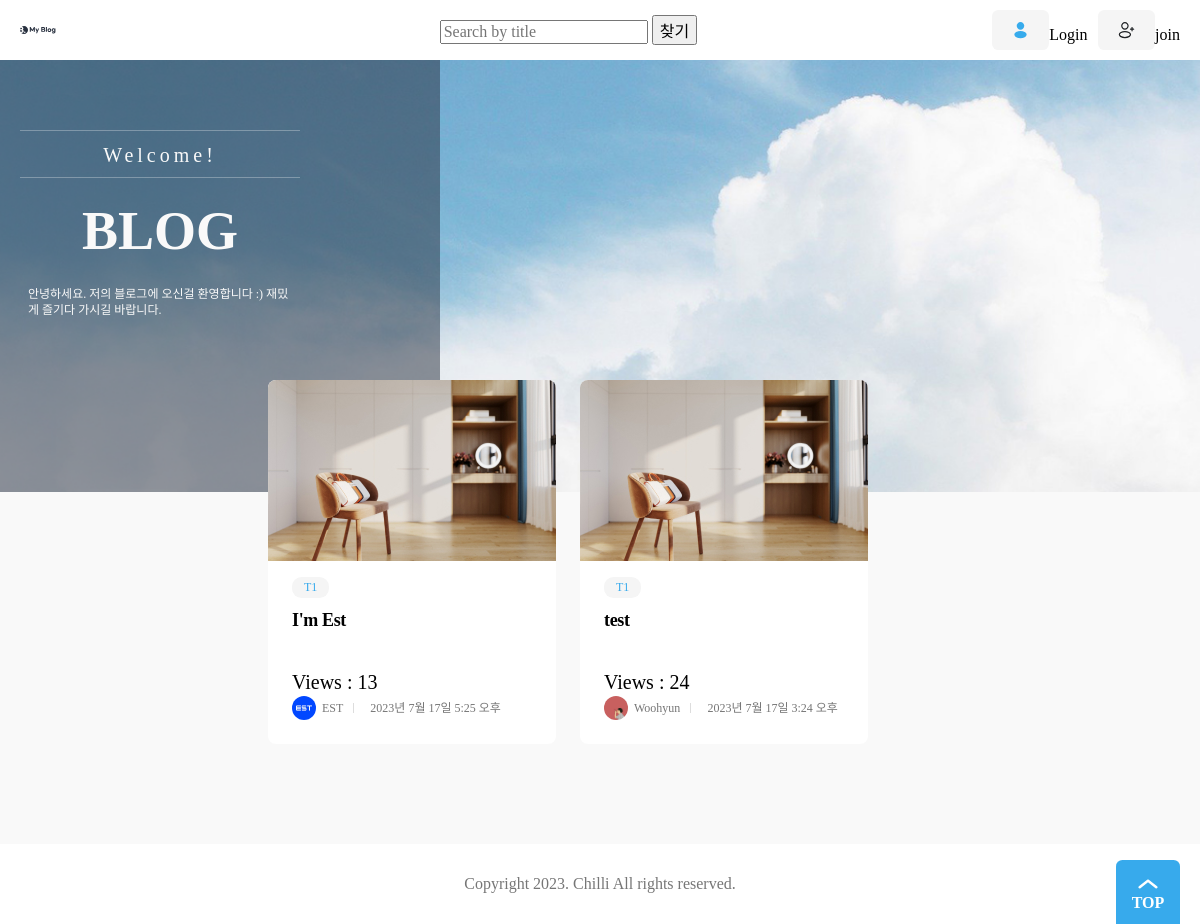
The page /blog/ on the database as committed earlier.
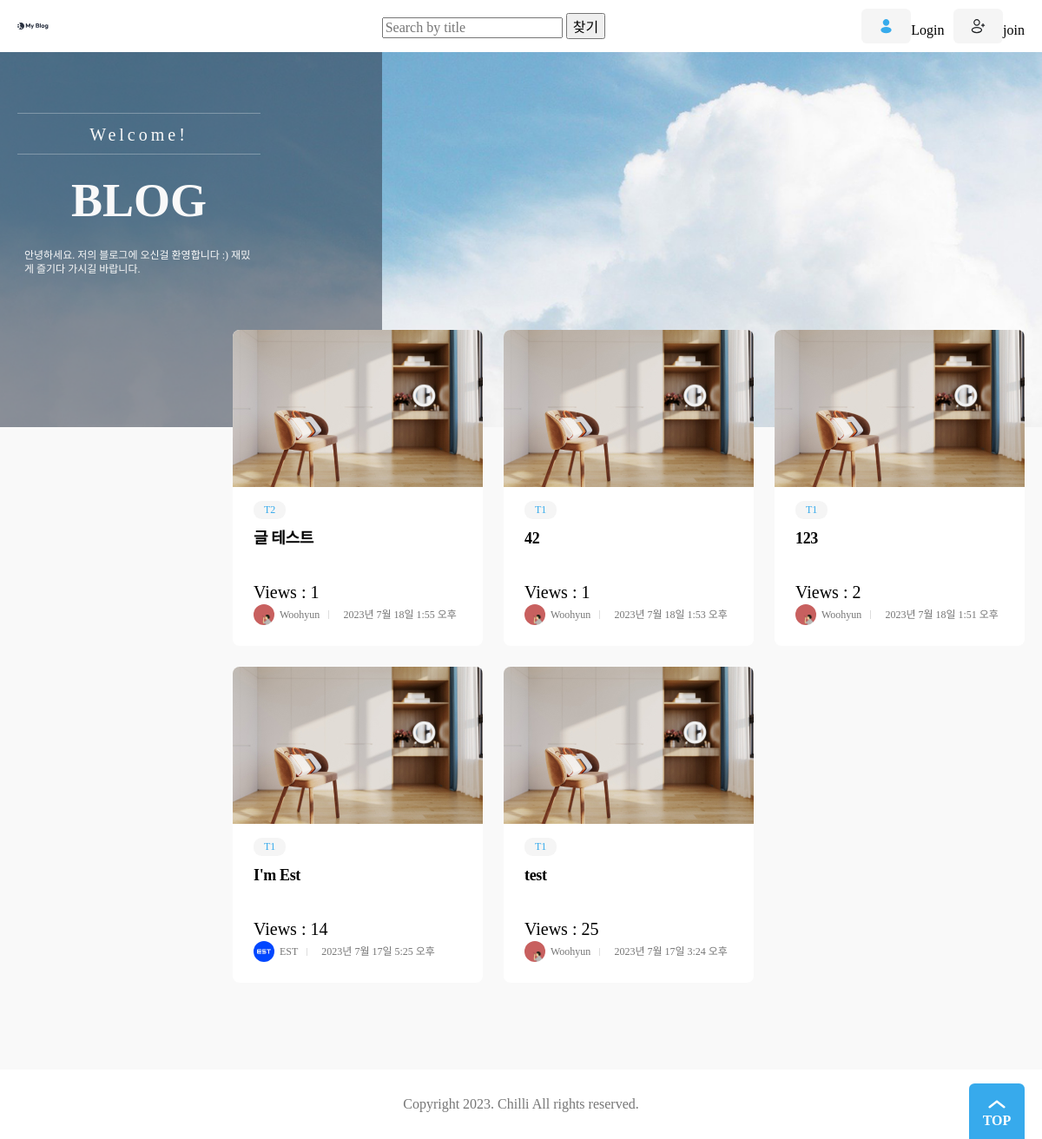
The same page on the database as committed later.
### blog/models.py (models this page shows)
class Post(models.Model):
    CATEGORY_1 = "T1"
    CATEGORY_2 = "T2"
    CATEGORY_CHOICES = ((CATEGORY_1, "Test1"), (CATEGORY_2, "Test2"))
    title = models.CharField(max_length=30)
    content = models.TextField()
    writer = models.ForeignKey(User, on_delete=models.CASCADE)
    status = models.CharField(default='active', max_length=20)
    category = models.CharField(choices=CATEGORY_CHOICES, max_length=2, null=True, blank=True)
    views = models.IntegerField(default=0)
    created_at = models.DateTimeField(auto_now_add=True)
    updated_at = models.DateTimeField(auto_now=True)

### user/models.py (models this page shows)
class Profile(models.Model):
    user = models.OneToOneField('User', on_delete=models.CASCADE)
    name = models.CharField(max_length=50, null=True, blank=True)
    avatarUrl = models.ImageField(upload_to='user/media',null=True)
    aboutMe = models.TextField(null=True, blank=True)
    created_at = models.DateTimeField(auto_now_add=True)

### blog/views.py (the view)
# urls.py: path('', Index.as_view() , name='list'),
class Index(View):
    def get(self, request):
        post_objs = Post.objects.all().filter(status='active').order_by('-created_at')
        categories = ['T1','T2']
        context = {
            "posts": post_objs,
            "categories": categories
        }
        return render(request, 'blog/post_list.html', context)

### blog/templates/blog/post_list.html (shortened to what this page needs)
{% extends 'blog/base.html' %}
{% load static %}
{% block content %}
    <main>
        <div class="banner">
            <div class="max-width">
                <div class="banner-contents">
                    <p class="sub-text">Welcome!</p>
                    <p class="main-text">BLOG</p>
                    <p class="description">
                        안녕하세요. 저의 블로그에 오신걸 환영합니다 :) 재밌게 즐기다 가시길 바랍니다.
                    </p>
                </div>
            </div>
        </div>
        <div class="max-width">
            {% if posts %}
            <ul class="posts">
                {% for post in posts %}
                <li>
                    <a href="{% url 'blog:detail' pk=post.pk %}" class="post">
                        <article>
                            <img src="{% static 'blog/images/post-img6.jpg' %}" alt="" />
                            <div class="contents-wrap">
                                <dl class="category">
                                    <dd>{{ post.category }}</dd>
                                </dl>
                                <h3>{{post.title}}</h3>
                                <dl class="post-views">
                                    <dd class="views">Views : {{post.views}}</dd>
                                </dl>
                                <dl class="author-wrap">
                                    <dd class="author">
                                        {% if post.writer.profile.avatarUrl.url %}
                                            <img src="{{post.writer.profile.avatarUrl.url}}" alt="" />
                                        {% else %}
                                            <img src="{%static 'user/image/basic_profile.jpg'%}" alt="" />
                                        {% endif %}
                                        {{ post.writer.profile.name }}
                                    </dd>
                                    <dd class="created">{{post.created_at}}</dd>
                                </dl>
                            </div>
                        </article>
                    </a>
                </li>
                {% endfor %}
            </ul>
            {% else %}
                <p>작성된 게시물이 없습니다.</p>
            {% endif %}
        </div>
    </main>
{% endblock %}

### blog/templates/blog/base.html (shortened to what this page needs)
<!DOCTYPE html>
<html lang="ko">
    {% load static %}
    <head>
        <link rel="stylesheet" href="{% static 'blog/css/reset.css' %}" />
		<link rel="stylesheet" as="style" crossorigin href="https://cdn.jsdelivr.net/gh/orioncactus/pretendard/dist/web/static/pretendard.css" />
		<link rel="stylesheet" href="{% static 'blog/css/global.css' %}" />
		<link rel="stylesheet" href="{% static 'blog/css/header.css' %}" />
		<link rel="stylesheet" href="{% static 'blog/css/footer.css' %}" />
		<link rel="stylesheet" href="{% static 'blog/css/about.css' %}" />
		<link rel="stylesheet" href="{% static 'blog/css/button.css' %}" />
		<link rel="stylesheet" href="{% static 'blog/css/banner.css' %}" />
		<link rel="stylesheet" href="{% static 'blog/css/category.css' %}" />
		<link rel="stylesheet" href="{% static 'blog/css/author.css' %}" />
		<link rel="stylesheet" href="{% static 'blog/css/post.css' %}" />
		<link rel="stylesheet" href="{% static 'blog/css/posts.css' %}" />
		<link rel="stylesheet" href="{% static 'blog/css/main.css' %}" />
        <link rel="stylesheet" href="{% static 'blog/css/wrapbox.css' %}" />
		<link rel="stylesheet" href="{% static 'blog/css/view.css' %}" />
    </head>
    <body>
		<header>
			<div class="max-width">
				<h1>
					<a href="{% url 'blog:list' %}">
						<img src="{% static 'blog/assets/Logo.svg' %}" alt="My Blog" />
					</a>
				</h1>
				<div>
					<form action="{% url 'blog:search' %}" method="get">
						<input placeholder="Search by title" ,type="text" , name="keyword" , required>
						<input type='submit' value="찾기">
					</form>
				</div>
				<ul>
                    {% if request.user.is_authenticated %}
					<li class="profile-img">
						<a href="{%url 'user:profile' %}">
							{% if request.user.profile.avatarUrl.url %}
								<img src="{{request.user.profile.avatarUrl.url}}" alt="" class="user-profile" />
							{% else %}
								<img src="{%static 'user/image/basic_profile.jpg'%}" alt="" class="user-profile" />
							{% endif %}
						</a>
					</li>
					<li>
						<a href="{% url 'blog:write' %}" class="button">
							<img src="{% static 'blog/assets/icon-modify-white.svg' %}" alt="" />
							<span>Write</span>
						</a>
					</li>
					<li>
						<button class="button white">
							<img src="{% static 'blog/assets/icon-logout.svg' %}" alt="" />
							<a href="{%url 'user:logout' %}">Logout</a>
						</button>
					</li>
                    {% else %}
					<li>
						<a href="#" class="button gray">
							<img src="{% static 'blog/assets/icon-login.svg' %}" alt="" />
							<a href="{%url 'user:login' %}">Login</a>
						</a>
					</li>
					<li class="only-pc">
						<a href="#" class="button gray">
							<img src="{% static 'blog/assets/icon-register.svg' %}" alt="" />
							<a href="{%url 'user:join' %}">join</a>
						</a>
					</li>
                    {% endif %}
				</ul>
			</div>
		</header>
        <main class="container">
            {% block content %}
            {% endblock %}
        </main>
		<footer>
			<div class="max-width">
				<h2>Copyright 2023. Chilli All rights reserved.</h2>
				<button class="top-button">TOP</button>
			</div>
		</footer>
    </body>
</html>

### static/blog/css/global.css (style rules this page uses)
:root { --main-color: rgb(55, 170, 236); --main-rgb: 55, 171, 236; --outline-border: rgb(55, 160, 236); --red-color: rgb(243, 124, 75); --red-rgb: 243, 124, 75; --black-color: #28303f; --white-color: #fff; --gray-color: #767676; --border-color: #ddd; --gray-background-light: #f9f9f9; --gray-background: #f5f5f5; --gray-text: #6f6f6f; --border-radius: 0.4em; }
h1, a, div, p, section, article, input, textarea { box-sizing: border-box; }
a { text-decoration: none; color: inherit; }
html { font-size: 10px; }
body { font-size: 1.6rem; line-height: 1.4; }
input, button { font-size: inherit; font-family: inherit; }
button { cursor: pointer; }
a { border-radius: 0.8rem; overflow: hidden; }
img { vertical-align: bottom; }
body { background: var(--gray-background-light); }
.max-width { width: 1224px; max-width: calc(100% - 4rem); margin: 0 auto; }

### static/blog/css/header.css (style rules this page uses)
header { background: var(--white-color); }
header .max-width { display: flex; align-items: center; justify-content: space-between; gap: 4rem; padding: 1rem 0; }
header h1 { font-size: 3rem; }
header h1 a { display: block; padding: 0.4rem; margin-left: -0.4rem; }
header h1 a img { display: block; width: 30%; }
header ul { display: flex; align-items: center; gap: 1rem; }
header .button { text-transform: none; }

### static/blog/css/footer.css (style rules this page uses)
footer { background: var(--white-color); margin-top: 10rem; }
footer .max-width { display: flex; align-items: center; justify-content: center; height: 8rem; position: relative; }
footer h2 { color: var(--gray-color); }
.top-button { position: absolute; bottom: 0; right: 0; width: 6.4rem; height: 6.4rem; padding-top: 2.2rem; border: 0; border-radius: var(--border-radius) var(--border-radius) 0 0; background: var(--main-color) url(../assets/ArrowTop.svg) no-repeat 50% 0.4rem / 4rem; color: var(--white-color); text-align: center; font-weight: bold; }

### static/blog/css/button.css (style rules this page uses)
.button { display: inline-flex; align-items: center; justify-content: center; gap: 0.8rem; height: 4rem; padding: 0.2rem 1.2em 0; border: 0; border-radius: var(--border-radius); background: var(--main-color); color: var(--white-color); text-transform: uppercase; font-weight: bold; line-height: 1; }
.button img { height: 1.2em; margin-top: -0.2rem; vertical-align: middle; }
.button.gray { background: var(--gray-background); color: var(--black-color); }

### static/blog/css/banner.css (style rules this page uses)
.banner { position: relative; background: url(../assets/background.jpg) no-repeat 50% 50% / cover; height: 27em; margin-bottom: -7em; }
.banner-contents { width: 28rem; padding: 7rem 0 14.5rem; text-align: center; color: var(--gray-background-light); }
.banner-contents::before { content: ""; display: block; position: absolute; top: 0; left: 0; width: calc((100% - 1224px) / 2 + 44rem); height: 100%; background: rgba(40, 48, 63, 0.5); }
.banner-contents > * { position: relative; }
.banner-contents .sub-text { border: 1px solid rgba(249, 249, 249, 0.3); border-width: 1px 0; padding: 1rem 0 0.8rem; font-size: 2rem; letter-spacing: 0.2em; }
.banner .main-text { font-weight: bold; font-size: 5.4rem; margin: 1.6rem 0; }
.description { font-size: 1.2rem; text-align: left; word-break: break-all; padding: 0 0.8rem; }
@media (max-width: 1280px) { .banner-contents::before { width: 44rem; } }

### static/blog/css/category.css (style rules this page uses)
.category { display: flex; flex-wrap: wrap; color: var(--main-color); }
.category dd { margin-right: 0.4rem; padding: 0.2rem 1.2rem; border-radius: calc(var(--border-radius) * 2); background: var(--gray-background); font-size: 1.2rem; }

### static/blog/css/author.css (style rules this page uses)
.author-wrap { display: flex; gap: 1rem; color: #767676; font-size: 1.2rem; }
.author-wrap dd { display: flex; align-items: center; gap: 0.6rem; }
.author img { width: 2em; height: 2em; border-radius: 50%; }
.created::before { content: ""; display: block; width: 1px; height: 0.8em; margin-right: 1rem; background: var(--border-color); }

### static/blog/css/post.css (style rules this page uses)
.post { display: block; overflow: hidden; border-radius: var(--border-radius); background: var(--white-color); font-size: 2rem; }
.post article > img { width: 100%; }
.contents-wrap { padding: 1.6rem 2.4rem 2.4rem; }
.contents-wrap h3, .contents-wrap .post-description { display: -webkit-box; -webkit-box-orient: vertical; overflow: hidden; text-overflow: ellipsis; word-break: break-all; }
.contents-wrap h3 { height: calc(1.8rem * 1.4 * 2); margin: 1rem 0; font-size: 1.8rem; font-weight: bold; -webkit-line-clamp: 2; letter-spacing: -0.02em; }

### static/blog/css/posts.css (style rules this page uses)
.posts { display: grid; grid-template-columns: repeat(3, 1fr); gap: 2.4rem; }

### static/blog/css/main.css (style rules this page uses)
main > .max-width { display: flex; flex-direction: row-reverse; gap: 2.4rem; position: relative; }

Rows that differ between the two databases and show on the page:
added Post: category "T2", title "글 테스트", views "1", writer.profile.avatarUrl (picture), writer.profile.name "Woohyun", created_at "2023년 7월 18일 1:55 오후"
added Post: category "T1", title "42", views "1", writer.profile.avatarUrl (picture), writer.profile.name "Woohyun", created_at "2023년 7월 18일 1:53 오후"
added Post: category "T1", title "123", views "2", writer.profile.avatarUrl (picture), writer.profile.name "Woohyun", created_at "2023년 7월 18일 1:51 오후"
changed Post "I'm Est": views "13" → "14"
changed Post "test": views "24" → "25"
